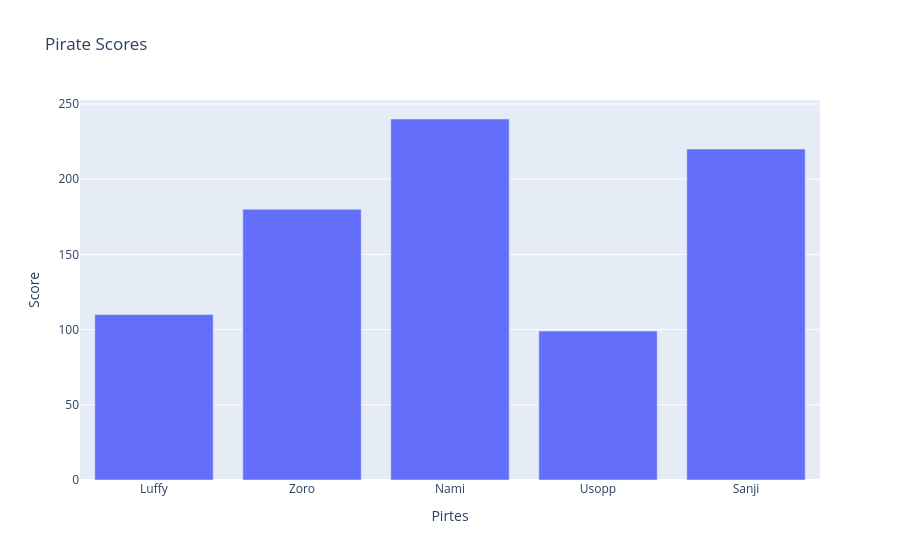

The cell this chart's notebook holds for it:
### Code cell
graph = go.Figure()

graph.add_trace(go.Bar(x=x1, y=y1))

graph.update_layout(title = "Pirate Scores",
                    xaxis_title = "Pirtes",
                    yaxis_title = "Score")

graph.show()

### Figure 1 — Plotly figure (JSON) as saved in the notebook; plotly's stock layout.template omitted (floating-point values rounded to 4 significant figures)
{"data": [{"type": "bar", "x": ["Luffy", "Zoro", "Nami", "Usopp", "Sanji"], "y": [110, 180, 240, 99, 220]}], "layout": {"title": {"text": "Pirate Scores"}, "xaxis": {"title": {"text": "Pirtes"}}, "yaxis": {"title": {"text": "Score"}}}}
